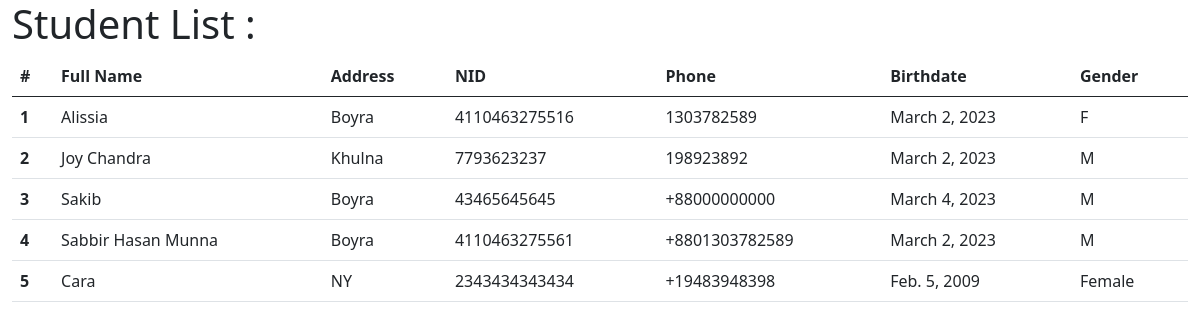
The page / on the database its author committed.
### students/models.py (models this page shows, shortened)
class User(models.Model):
    GENDER_CHOICES = [
        ("M", "Male"),
        ("F", "Female"),
    ]
    name = models.CharField(max_length=255, blank=False)
    address = models.CharField(max_length=255, blank=True)
    nid = models.CharField(max_length=17, help_text="Enter Your National ID")
    phone = models.CharField(max_length=14, help_text="eg: +8801700000000", blank=False)
    birthdate = models.DateField()
    gender = models.CharField(max_length=1, choices=GENDER_CHOICES)

### students/views.py (the view)
# urls.py: path('', StudentViewSet.as_view(), name='students'),
class StudentViewSet(ListView):
    model = User
    template_name = "students/index.html"
    context_object_name = "students"

### templates/students/index.html (shortened to what this page needs)
{% extends "base/base.html" %}
{% block content %}
    <h1>Student List :  </h1>
    <table class="table">
        <thead>
        <tr>
            <th scope="col">#</th>
            <th scope="col">Full Name</th>
            <th scope="col">Address</th>
            <th scope="col">NID</th>
            <th scope="col">Phone</th>
            <th scope="col">Birthdate</th>
            <th scope="col">Gender</th>
        </tr>
        </thead>
        <tbody>
        {% for student in students %}
            <tr>
                <th scope="row">{{ student.id }}</th>
                <td>{{ student.name }}</td>
                <td>{{ student.address }}</td>
                <td>{{ student.nid }}</td>
                <td>{{ student.phone }}</td>
                <td>{{ student.birthdate }}</td>
                <td>{{ student.gender }}</td>
            </tr>
        {% endfor %}
        </tbody>
    </table>
{% endblock %}

### rows shown on the page
User: id "1", name "Alissia", address "Boyra", nid "4110463275516", phone "1303782589", birthdate "March 2, 2023", gender "F"
User: id "2", name "Joy Chandra", address "Khulna", nid "7793623237", phone "198923892", birthdate "March 2, 2023", gender "M"
User: id "3", name "Sakib", address "Boyra", nid "43465645645", phone "+88000000000", birthdate "March 4, 2023", gender "M"
User: id "4", name "Sabbir Hasan Munna", address "Boyra", nid "4110463275561", phone "+8801303782589", birthdate "March 2, 2023", gender "M"
User: id "5", name "Cara", address "NY", nid "2343434343434", phone "+19483948398", birthdate "Feb. 5, 2009", gender "Female"
